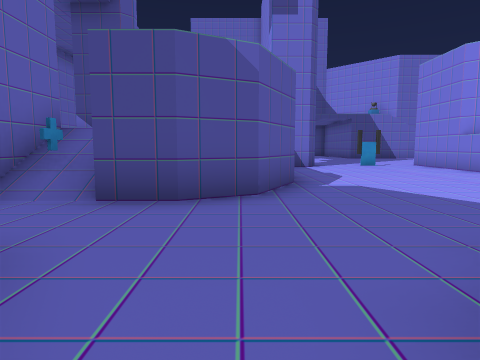
View 1 (above)

24 first-person views from a walk through a scene from a Unity 3-D project. The camera is 1.3 m above the floor, tilts 6° down and sees 75° across. The floor is counted in squares, 2 m on a side. Each view is taken from the middle of a square. On the plan, view 1 faces up. The plan holds only what a view shows up to about 10 squares ahead; the rest is blank. The place goes on beyond the plan. The player is left out.

View 2
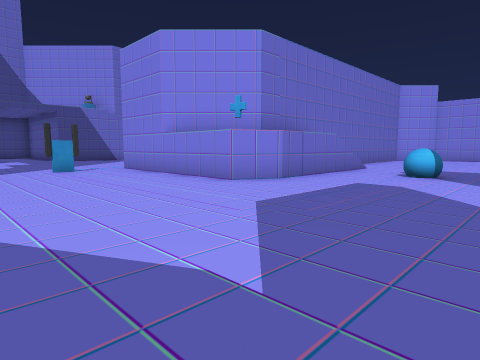

View 3
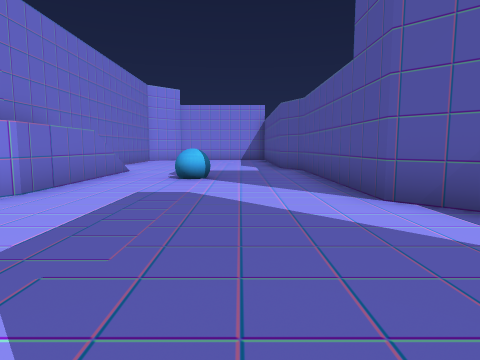

View 4
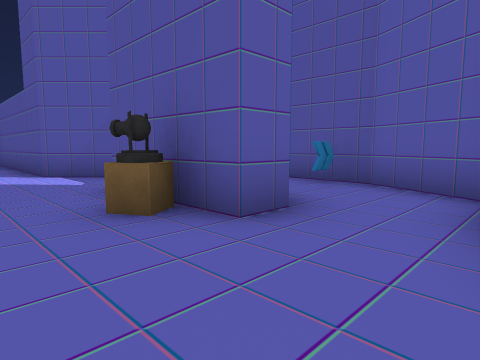

View 5
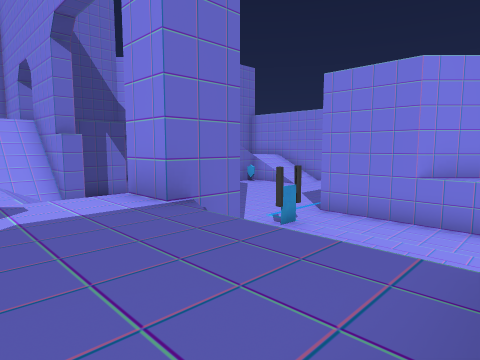

View 6
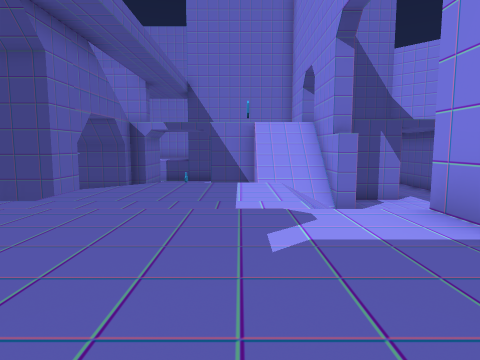

View 7
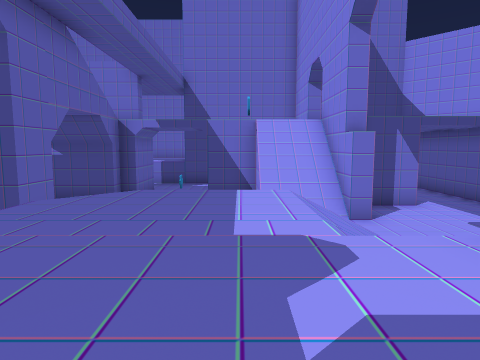

View 8
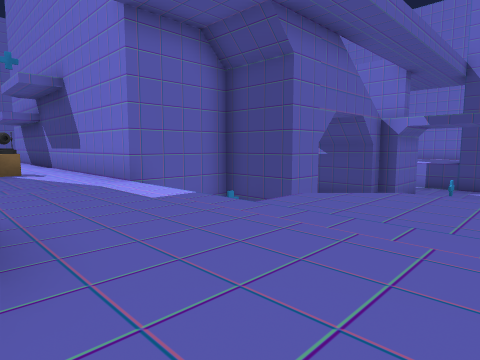

View 9
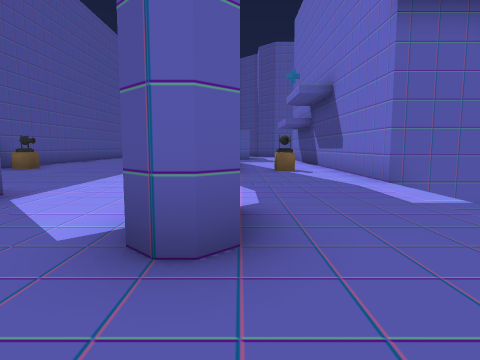

View 10
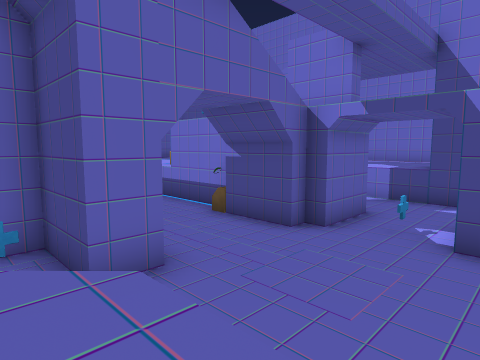

View 11
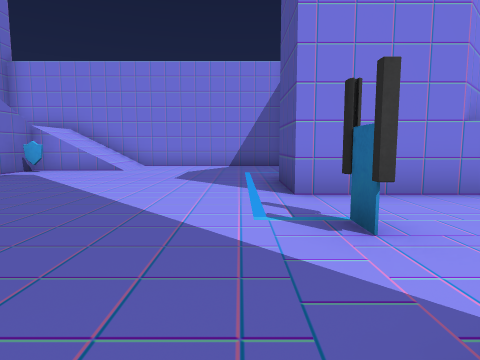

View 12
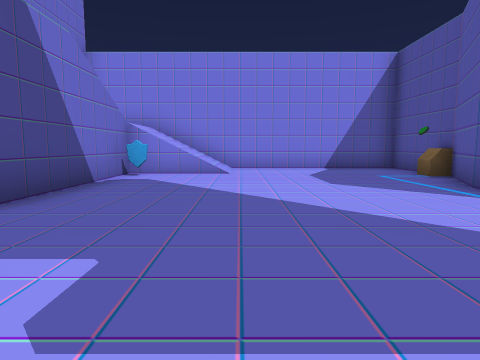

View 13
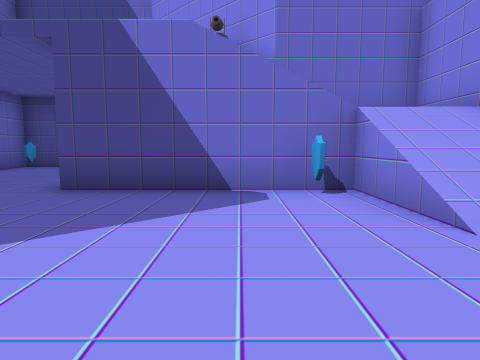

View 14
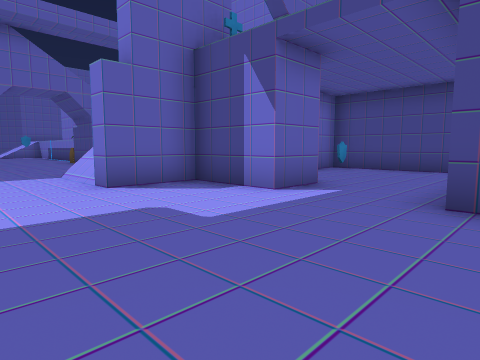

View 15
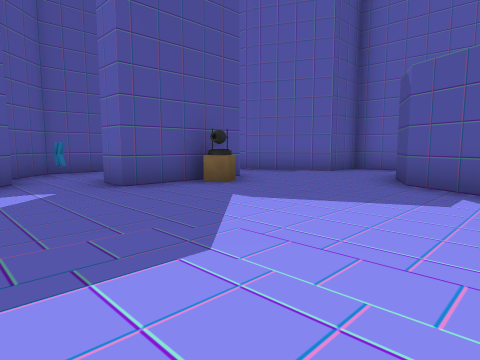

View 16
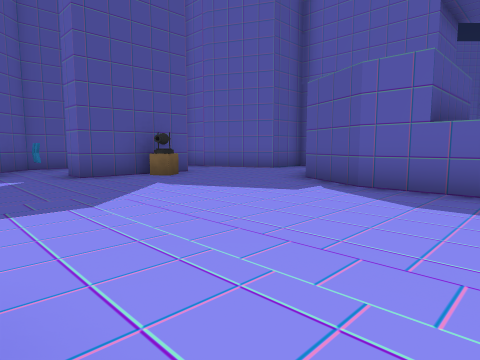

View 17
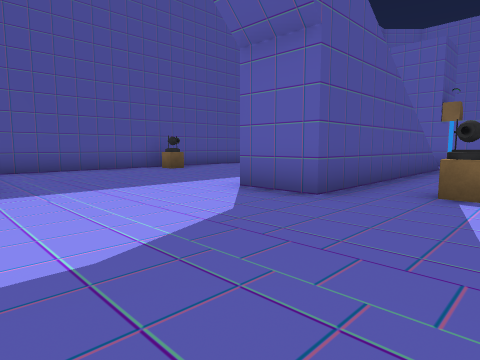

View 18
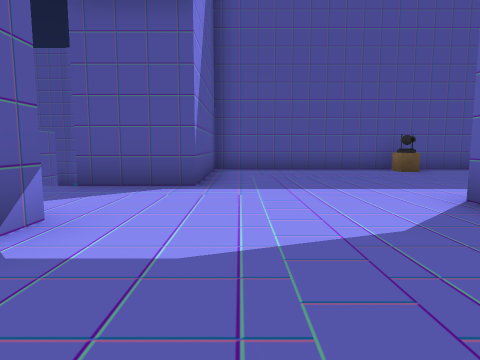

View 19
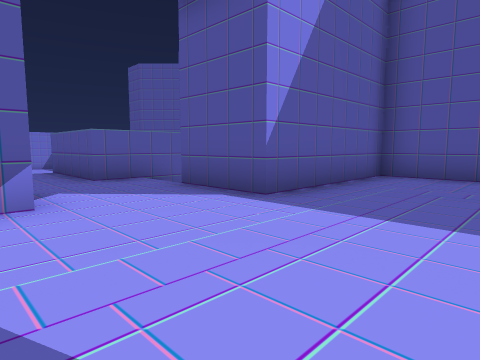

View 20
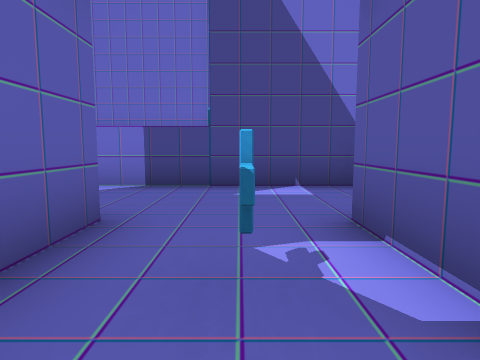

View 21
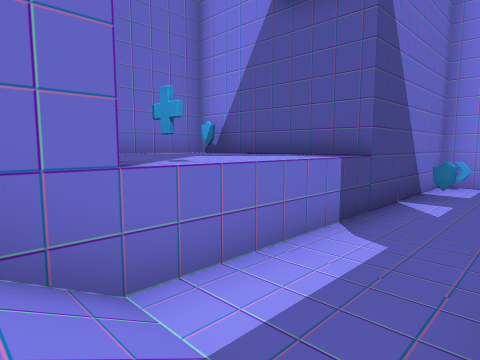

View 22
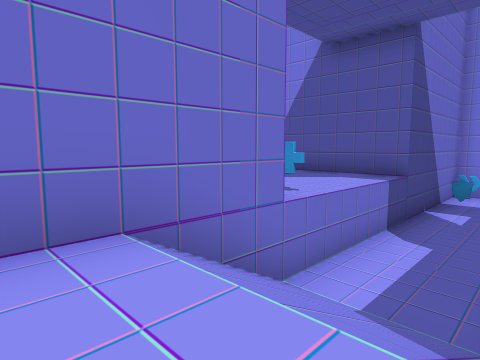

View 23
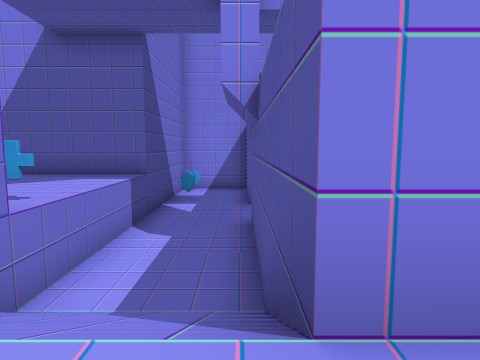

View 24
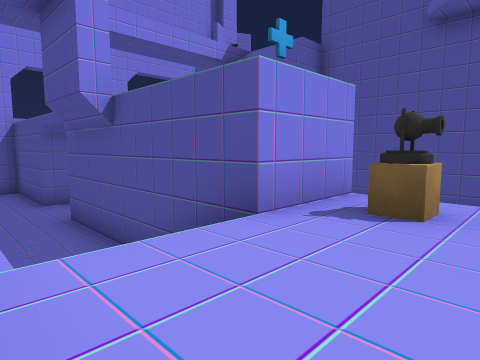

### Floor plan
Key: @ floor where view 1 was taken; # wall or solid block; . main floor; : floor 0.25 m higher than the main floor; + floor 2 m higher than the main floor; * floor 2.5 m higher than the main floor; % floor 5 m higher than the main floor; / step, stairs or slope; v drop or lower ground; S shield; O other object.
Columns run from 12 left of view 1 to 13 right of it. Each row starts with its distance up from view 1.
 28     ######
 27       ++S#
 26      ++++#
 25      ++++#
 24     /O+++#### ####
 23 /////////..S.O#...
 22 ++///.........#S..
 21 ++///.....///  .../  ##
 20 +O######../    .../ OO####
 19 ++######.O/ %%/ /./      #
 18    ..O..... //O%/./%%//**#
 17     ........//#.......S//#
 16      .......//#........//#
 15      ###.................#
 14  #####O  .//// ..........#
 13  ## ##   /++// ..........#
 12 ######///+++/ ...........#
 11 ++++++++++++//#....##.O..#
 10  +O++++++++++/.....#######
  9  ///++++##+++ ..../###
  8    /++++++++++..../+####
  7    /+++++++++v..../O  //
  6   +++++++++###......++//..
  5  ++++++##//##.............
  4 +++++++##:/##.........O...
  3 +OO++++##.................
  2 +++++++##.................
  1 ###########...O#...#######
  0           ##@.##..##
 -1            #.....##
 -2            ##.O.O#
 -3             ######

Where each view was taken, in squares from view 1:
view 1: 0 up, 0 right, facing up
view 2: 2 up, 2 right, facing up-right
view 3: 3 up, 3 right, facing right
view 4: 3 up, 1 left, facing down-right
view 5: 7 up, 1 left, facing up-right
view 6: 8 up, 1 left, facing up
view 7: 9 up, 1 left, facing up
view 8: 9 up, 1 left, facing up-left
view 9: 9 up, 1 left, facing left
view 10: 13 up, 1 left, facing up-left
view 11: 12 up, 2 right, facing right
view 12: 15 up, 3 right, facing right
view 13: 13 up, 9 right, facing up
view 14: 14 up, 7 right, facing up-left
view 15: 6 up, 6 right, facing down-left
view 16: 8 up, 6 right, facing down-left
view 17: 11 up, 5 left, facing down-left
view 18: 11 up, 6 left, facing down
view 19: 9 up, 8 left, facing down-right
view 20: 18 up, 3 left, facing up
view 21: 21 up, 9 left, facing up-right
view 22: 21 up, 11 left, facing up-right
view 23: 21 up, 11 left, facing right
view 24: 23 up, 12 left, facing down-right
